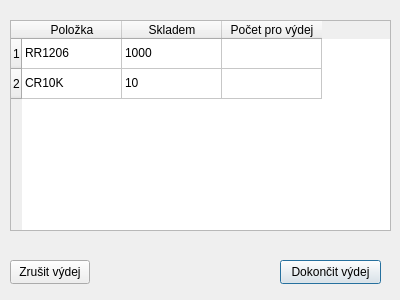
<?xml version="1.0" encoding="UTF-8"?>
<ui version="4.0">
 <class>Vydej_1</class>
 <widget class="QDialog" name="Vydej_1">
  <property name="geometry">
   <rect>
    <x>0</x>
    <y>0</y>
    <width>400</width>
    <height>300</height>
   </rect>
  </property>
  <property name="windowTitle">
   <string>Dialog</string>
  </property>
  <widget class="QTableWidget" name="Polozky">
   <property name="geometry">
    <rect>
     <x>10</x>
     <y>20</y>
     <width>381</width>
     <height>211</height>
    </rect>
   </property>
   <row>
    <property name="text">
     <string>1</string>
    </property>
   </row>
   <row>
    <property name="text">
     <string>2</string>
    </property>
   </row>
   <column>
    <property name="text">
     <string>Položka</string>
    </property>
   </column>
   <column>
    <property name="text">
     <string>Skladem</string>
    </property>
   </column>
   <column>
    <property name="text">
     <string>Počet pro výdej</string>
    </property>
   </column>
   <item row="0" column="0">
    <property name="text">
     <string>RR1206</string>
    </property>
   </item>
   <item row="0" column="1">
    <property name="text">
     <string>1000</string>
    </property>
   </item>
   <item row="0" column="2">
    <property name="text">
     <string/>
    </property>
   </item>
   <item row="1" column="0">
    <property name="text">
     <string>CR10K</string>
    </property>
   </item>
   <item row="1" column="1">
    <property name="text">
     <string>10</string>
    </property>
   </item>
  </widget>
  <widget class="QPushButton" name="Dokoncit">
   <property name="geometry">
    <rect>
     <x>280</x>
     <y>260</y>
     <width>101</width>
     <height>24</height>
    </rect>
   </property>
   <property name="text">
    <string>Dokončit výdej</string>
   </property>
  </widget>
  <widget class="QPushButton" name="Zrusit">
   <property name="geometry">
    <rect>
     <x>10</x>
     <y>260</y>
     <width>80</width>
     <height>24</height>
    </rect>
   </property>
   <property name="text">
    <string>Zrušit výdej</string>
   </property>
  </widget>
 </widget>
 <resources/>
 <connections/>
</ui>
